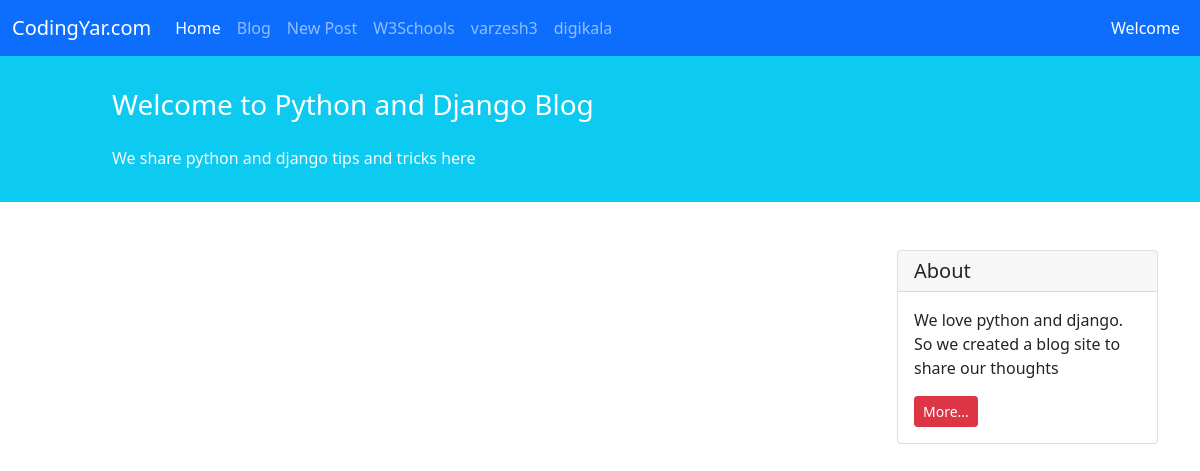
The page /blog/ on the database as committed earlier.
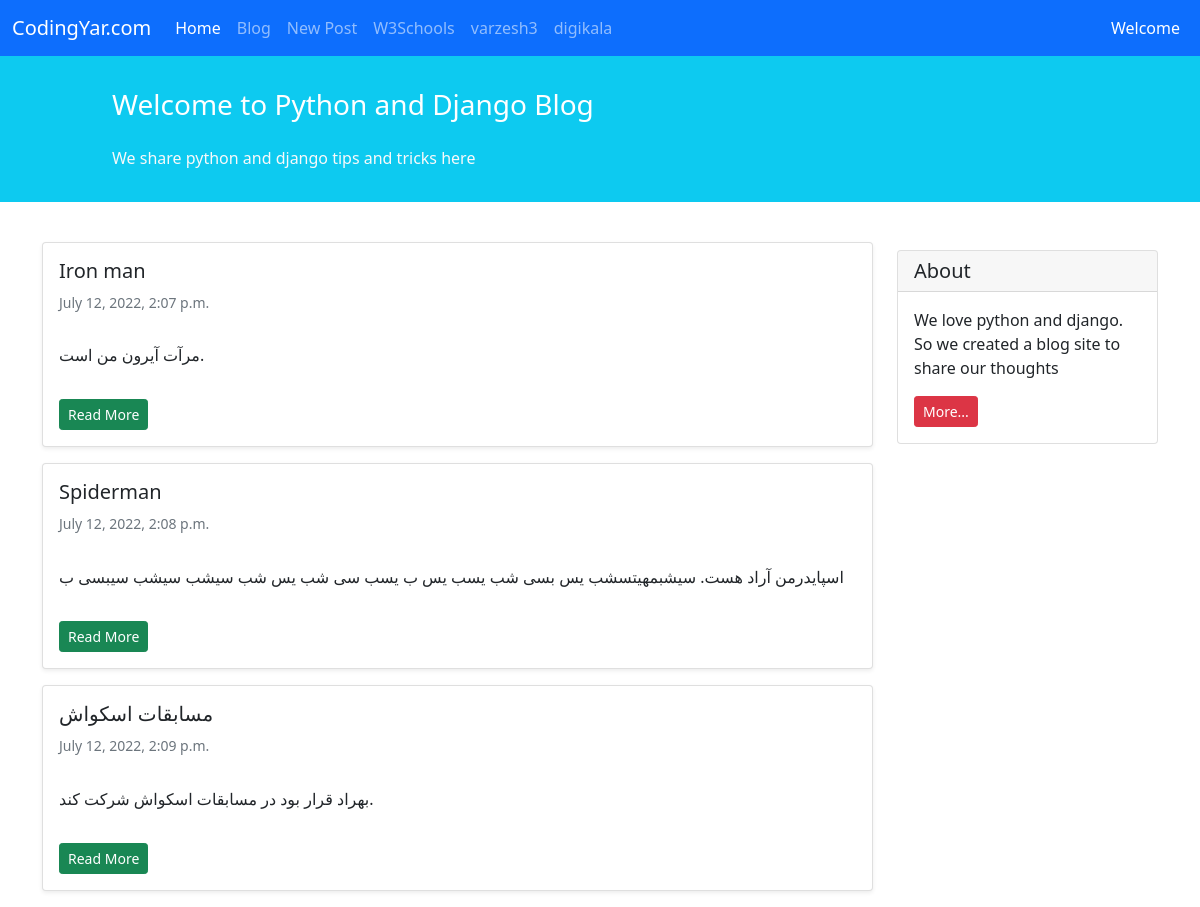
The same page on the database as committed later.
### blog/models.py (models this page shows, shortened)
class Post(models.Model):
    STATUS_CHOICES = (
        ('pub', 'published'),
        ('drf', 'draft'),
    )
    title = models.CharField(max_length=100)
    text = models.TextField()
    author = models.ForeignKey('auth.user', on_delete=models.CASCADE)
    date_created = models.DateTimeField(auto_now_add=True)
    date_modified = models.DateTimeField(auto_now=True)
    status = models.CharField(choices=STATUS_CHOICES, max_length=3)

### blog/views.py (the view)
# urls.py: path('', views.show_blog, name='blog'),
def show_blog(request):
    context = {'posts': Post.objects.filter(status='pub')}#:]
    return render(request, 'blog/index.html', context)

### blog/templates/blog/index.html (shortened to what this page needs)
{% extends '_base.html' %}
{% block main_body %}
<div class="container mt-4">
    <div class="row">
        <div class="col-9">
            {% for post in posts %}
            <div class="card shadow-sm my-3">
                <div class="card-body">
                    <h5 class="card-title"> {{ post.title }} </h5>
                    <h6 class="card-subtitle mb-2 text-muted small py-2"> {{ post.date_created }} </h6>
                    <p class="card-text py-3">
                        {{ post.text }}
                    </p>
                    <a href="/blog/{{post.id}}" class="btn btn-sm btn-success">Read More</a>
                </div>
            </div>
            {% endfor %}
        </div>
        <div class="col-3">
                <div class="card my-4">
                    <h5 class="card-header">About</h5>
                    <div class="card-body">
                        <p class="card-text">We love python and django. So we created a blog site to share our
                            thoughts</p>
                        <a href="#"
                           class="btn btn-sm btn-danger">
                            More...
                        </a>
                    </div>
                </div>
        </div>
    </div>
</div>
{% endblock main_body %}

### templates/_base.html (shortened to what this page needs)
<!doctype html>
<html lang="en">
<head>
    <link href="https://cdn.jsdelivr.net/npm/bootstrap@5.1.3/dist/css/bootstrap.min.css" rel="stylesheet"
>
</head>
<body>
<nav class="navbar navbar-expand-lg navbar-dark bg-primary">
    <div class="container-fluid">
        <a class="navbar-brand" href="#">CodingYar.com</a>
        <div class="collapse navbar-collapse" id="navbarNavAltMarkup">
            <div class="navbar-nav">
                <a class="nav-link active" aria-current="page" href="{% url 'blog' %}">Home</a>
                <a class="nav-link" href="{% url 'blog' %}">Blog</a>
                <a class="nav-link" href="{% url 'new_post' %}">New Post</a>
                <a class="nav-link" href="https://w3schools.com">W3Schools</a>
                <a class="nav-link" href="https://w3schools.com">varzesh3</a>
                <a class="nav-link" href="https://w3schools.com">digikala</a>
            </div>
        </div>
        <div class="mx-2 text-white">Welcome</div>
    </div>
</nav>
<div class="container-fluid bg-info">
    <div class="row py-3">
        <div class="col-md-8 col-md-10 mx-auto">
            <h3 class="my-4 mt-3 text-white">Welcome to Python and Django Blog</h3>
            <p class="text-light">We share python and django tips and tricks here</p>
        </div>
    </div>
</div>
{% block main_body %}
{% endblock main_body %}
</body>
</html>

Rows that differ between the two databases and show on the page:
added Post: title "Iron man", date_created "July 12, 2022, 2:07 p.m.", text "مرآت آیرون من است."
added Post: title "Spiderman", date_created "July 12, 2022, 2:08 p.m.", text "اسپایدرمن آراد هست. سیشبمهیتسشب یس بسی شب یسب یس ب یسب سی شب یس شب سیشب سیشب سیبسی ب"
added Post: title "مسابقات اسکواش", date_created "July 12, 2022, 2:09 p.m.", text "بهراد قرار بود در مسابقات اسکواش شرکت کند."
